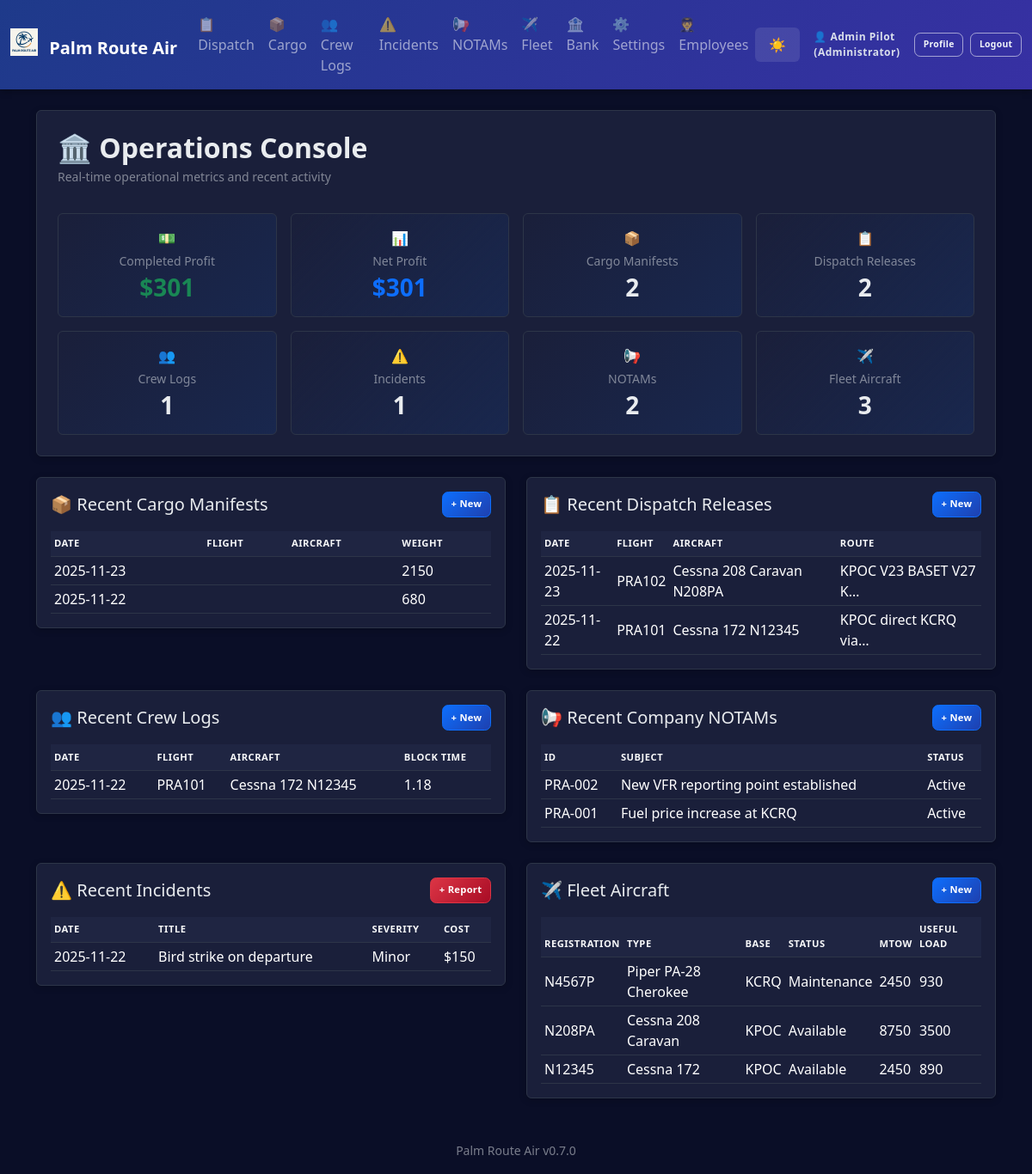
Before: / (signed in) with the older database file.
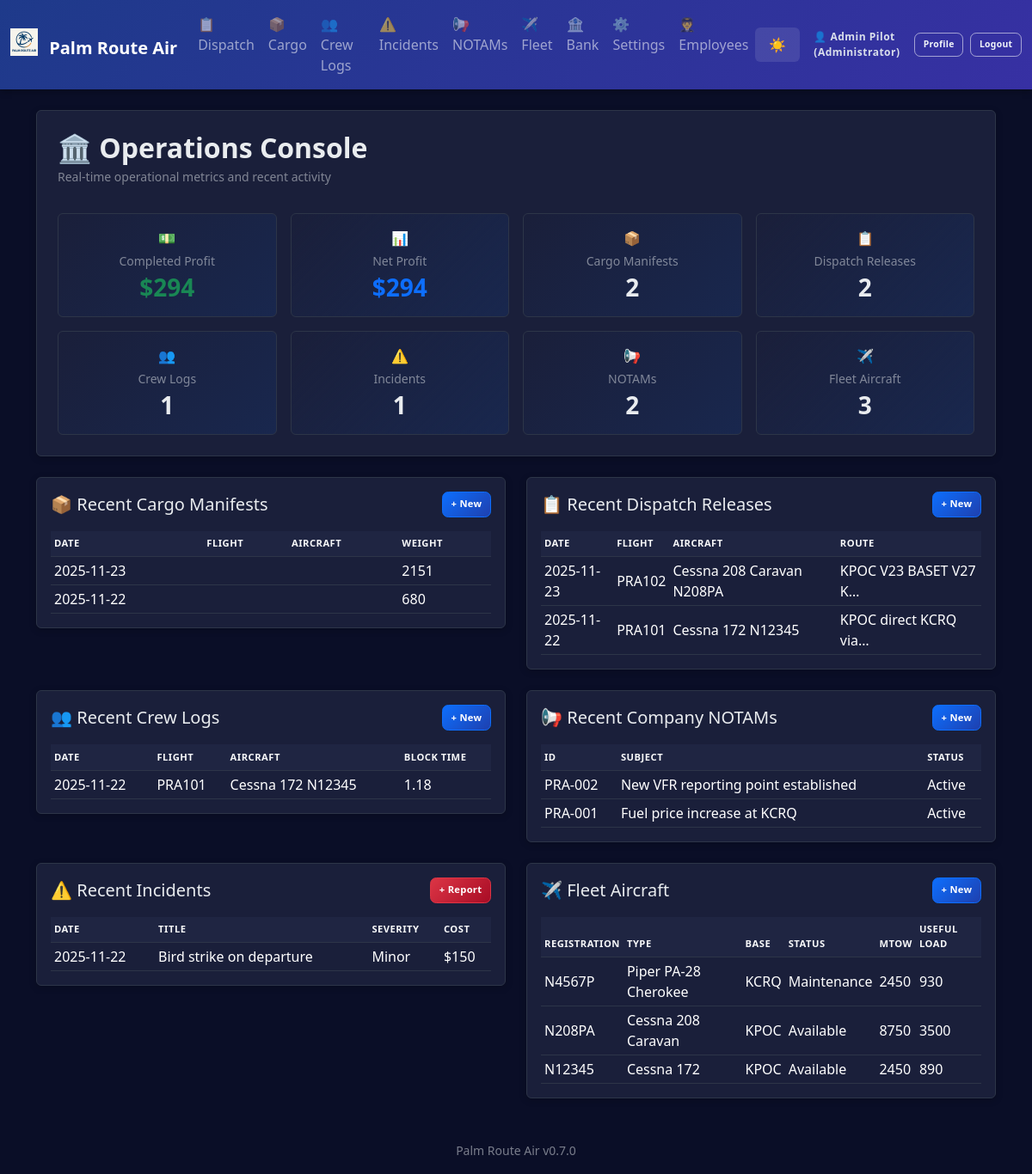
After: the same page with the newer database file.
### app.py (models this page shows)
class CargoManifest(db.Model):
    id = db.Column(db.Integer, primary_key=True)
    date = db.Column(db.String(20))
    departure = db.Column(db.String(10))
    arrival = db.Column(db.String(10))
    total_weight = db.Column(db.String(20))
    pieces = db.Column(db.String(10))
    notes = db.Column(db.Text)
    dispatch_release_id = db.Column(db.Integer, db.ForeignKey('dispatch_release.id'))
    signoffs = db.relationship('CargoManifestSignOff', backref='manifest', lazy='dynamic')

### app.py (the view)
@app.route('/')
@login_required
def index():
    manifests = CargoManifest.query.order_by(CargoManifest.id.desc()).limit(5).all()
    releases = DispatchRelease.query.order_by(DispatchRelease.id.desc()).limit(5).all()
    logs = CrewLog.query.order_by(CrewLog.id.desc()).limit(5).all()
    notams = CompanyNotam.query.order_by(CompanyNotam.id.desc()).limit(5).all()
    incidents = Incident.query.order_by(Incident.id.desc()).limit(5).all()
    fleet_entries = FleetEntry.query.order_by(FleetEntry.id.desc()).all()
    acct = CompanyAccount.query.first()
    counts = {
        'cargo_manifests': CargoManifest.query.count(),
        'dispatch_releases': DispatchRelease.query.count(),
        'crew_logs': CrewLog.query.count(),
        'company_notams': CompanyNotam.query.count(),
        'fleet_entries': FleetEntry.query.count(),
        'incidents': Incident.query.count()
    }
    completed_dispatches = DispatchRelease.query.filter_by(completed=1).all()
    total_completed_profit = 0.0
    for cd in completed_dispatches:
        try:
            _rev,_cost,_prof,_dist = compute_dispatch_financials(cd)
            total_completed_profit += _prof
        except Exception:
            pass
    open_incidents = Incident.query.filter_by(resolved=0).all()
    total_incident_cost = sum(i.estimated_cost or 0.0 for i in open_incidents)
    net_profit_after_incidents = total_completed_profit - total_incident_cost
    return render_template(
        'index.html',
        manifests=manifests,
        releases=releases,
        logs=logs,
        notams=notams,
        fleet_entries=fleet_entries,
        counts=counts,
        completed_profit=round(total_completed_profit, 2),
        incident_costs=round(total_incident_cost, 2),
        net_profit=round(net_profit_after_incidents, 2),
        incidents=incidents
    )

### app.py (called while the page is built)
def login_required(f):
    @wraps(f)
    def wrapper(*args, **kwargs):
        if not session.get('employee_id'):
            flash('Login required.', 'error')
            return redirect(url_for('login'))
        return f(*args, **kwargs)
    return wrapper

@app.before_request
def enforce_login_globally():
    public_endpoints = {'login', 'logout', 'static'}
    if request.endpoint in public_endpoints or request.endpoint is None:
        return
    if not session.get('employee_id'):
        return redirect(url_for('login'))

@app.context_processor
def inject_settings():
    try:
        settings = AppSettings.query.first()
        if not settings:
            settings = AppSettings(company_name='Palm Route Air')
    except:
        settings = None
    current_employee = None
    if session.get('employee_id'):
        current_employee = Employee.query.get(session['employee_id'])
    return dict(app_settings=settings, app_version=APP_VERSION, current_employee=current_employee)

### templates/index.html (shortened to what the changed rows need)
{% extends 'base.html' %}
{% block content %}
<div class="mb-4 p-4 bg-white rounded shadow-sm">
  <div class="mb-3">
    <h1 class="h2 mb-1 fw-bold">🏛️ Operations Console</h1>
  </div>
  <div class="row g-3 mt-2">
    <div class="col-sm-6 col-md-4 col-lg-3">
      <a href="{{ url_for('economy_ledger') }}" class="text-decoration-none text-reset">
      <div class="stat-card border rounded p-3 text-center clickable-stat">
        <div class="text-success mb-1">💵</div>
        <div class="small text-muted mb-1">Completed Profit</div>
        <div class="h3 mb-0 fw-bold text-success">${{ '%.0f'|format(completed_profit) }}</div>
      </div>
      </a>
    </div>
    <div class="col-sm-6 col-md-4 col-lg-3">
      <a href="{{ url_for('economy_ledger') }}" class="text-decoration-none text-reset">
      <div class="stat-card border rounded p-3 text-center clickable-stat">
        <div class="text-primary mb-1">📊</div>
        <div class="small text-muted mb-1">Net Profit</div>
        <div class="h3 mb-0 fw-bold text-primary">${{ '%.0f'|format(net_profit) }}</div>
      </div>
      </a>
    </div>
  </div>
</div>
<div class="row g-4">
  <div class="col-md-6">
    <div class="bg-white rounded shadow-sm p-3">
      <div class="d-flex justify-content-between align-items-center mb-3">
        <h2 class="h5 mb-0">📦 Recent Cargo Manifests</h2>
      </div>
      <div class="table-responsive">
        <table class="table table-sm table-hover align-middle mb-0">
          <thead class="pra-thead"><tr><th>Date</th><th>Flight</th><th>Aircraft</th><th>Weight</th></tr></thead>
          <tbody>
          {% for m in manifests %}
            <tr class="clickable-row" onclick="window.location='{% if m.dispatch_release_id %}{{ url_for('dispatch_detail', id=m.dispatch_release_id) }}{% else %}{{ url_for('cargo_detail', id=m.id) }}{% endif %}'">
              <td>{{ m.date }}</td>
              <td>{{ m.flight_id }}</td>
              <td>{{ m.aircraft }}</td>
              <td>{{ m.total_weight }}</td>
            </tr>
          {% else %}
            <tr><td colspan="4" class="text-muted">No manifests.</td></tr>
          {% endfor %}
          </tbody>
        </table>
      </div>
    </div>
  </div>
  <div class="col-md-6">
    <div class="bg-white rounded shadow-sm p-3">
      <div class="d-flex justify-content-between align-items-center mb-3">
        <h2 class="h5 mb-0">📋 Recent Dispatch Releases</h2>
      </div>
      <div class="table-responsive">
        <table class="table table-sm table-hover align-middle mb-0">
          <thead class="pra-thead"><tr><th>Date</th><th>Flight</th><th>Aircraft</th><th>Route</th></tr></thead>
        </table>
      </div>
    </div>
  </div>
  <div class="col-md-6">
    <div class="bg-white rounded shadow-sm p-3">
      <div class="d-flex justify-content-between align-items-center mb-3">
        <h2 class="h5 mb-0">👥 Recent Crew Logs</h2>
      </div>
      <div class="table-responsive">
        <table class="table table-sm table-hover align-middle mb-0">
          <thead class="pra-thead"><tr><th>Date</th><th>Flight</th><th>Aircraft</th><th>Block Time</th></tr></thead>
        </table>
      </div>
    </div>
  </div>
  <div class="col-md-6">
    <div class="bg-white rounded shadow-sm p-3">
      <div class="d-flex justify-content-between align-items-center mb-3">
        <h2 class="h5 mb-0">📢 Recent Company NOTAMs</h2>
      </div>
      <div class="table-responsive">
        <table class="table table-sm table-hover align-middle mb-0">
          <thead class="pra-thead"><tr><th>ID</th><th>Subject</th><th>Status</th></tr></thead>
        </table>
      </div>
    </div>
  </div>
  <div class="col-md-6">
    <div class="bg-white rounded shadow-sm p-3">
      <div class="d-flex justify-content-between align-items-center mb-3">
        <h2 class="h5 mb-0">⚠️ Recent Incidents</h2>
      </div>
      <div class="table-responsive">
        <table class="table table-sm table-hover align-middle mb-0">
          <thead class="pra-thead"><tr><th>Date</th><th>Title</th><th>Severity</th><th>Cost</th></tr></thead>
        </table>
      </div>
    </div>
  </div>
  <div class="col-md-6">
    <div class="bg-white rounded shadow-sm p-3">
      <div class="d-flex justify-content-between align-items-center mb-3">
        <h2 class="h5 mb-0">✈️ Fleet Aircraft</h2>
      </div>
      <div class="table-responsive">
        <table class="table table-sm table-hover align-middle mb-0">
          <thead class="pra-thead"><tr><th>Registration</th><th>Type</th><th>Base</th><th>Status</th><th>MTOW</th><th>Useful Load</th></tr></thead>
        </table>
      </div>
    </div>
  </div>
</div>
{% endblock %}

Changed rows visible on the page:
changed CargoManifest (number 1 of 2 on the later page): total_weight "2150" → "2151"
Other visible differences:
{{ '%.0f'|format(completed_profit) }}: "301" → "294"
{{ '%.0f'|format(net_profit) }}: "301" → "294"
